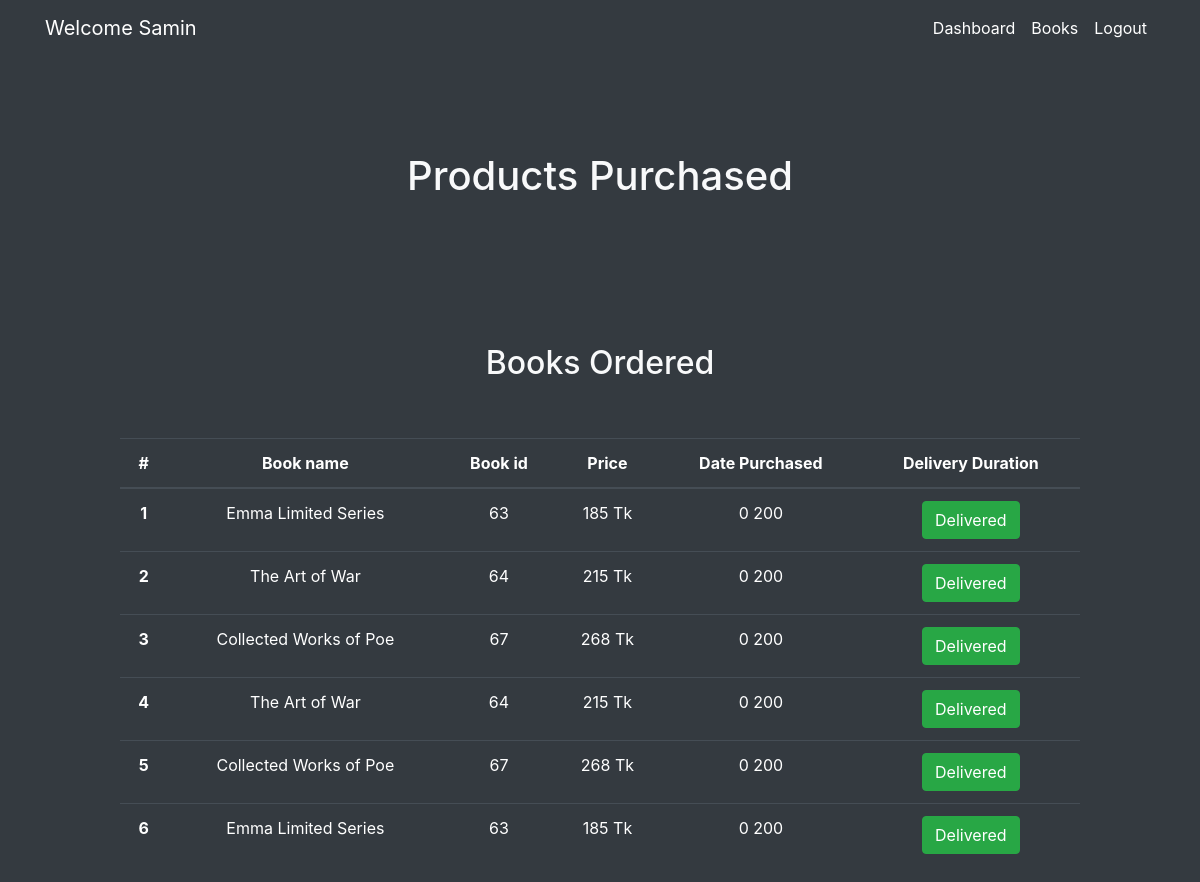
Page /user.php (signed in) on the earlier database version.
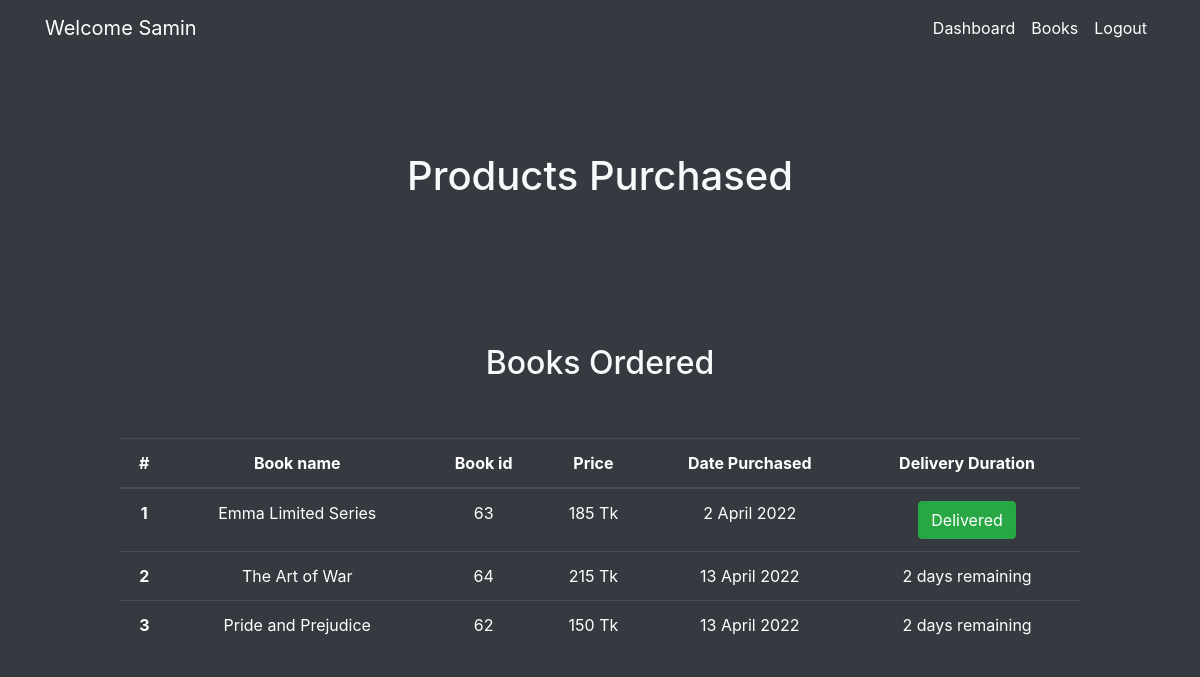
Same page on the later database version.
### tables this page shows
CREATE TABLE `book_purchase` (
  `id` int(11) NOT NULL,
  `user_id` int(11) NOT NULL,
  `product_id` int(11) NOT NULL,
  `user_name` varchar(255) NOT NULL,
  `product_name` varchar(255) NOT NULL,
  `price` float NOT NULL,
  `date_purchased` varchar(255) DEFAULT NULL
);

### user.php (the view, shortened to what this page needs)
<?php
include 'Config/connect.php';
$user_email = $_SESSION['email'];
$sql_user  = "SELECT * FROM `users` WHERE email='$user_email'";
$user_list = mysqli_query($conn, $sql_user);
$user_row = mysqli_fetch_assoc($user_list);
$user_id = $user_row['id'];
$purchase_book = "SELECT * FROM `book_purchase` WHERE user_id=$user_id";
$purchase_list = mysqli_query($conn, $purchase_book);
$purchase_rows = mysqli_num_rows($purchase_list);
$months = ['', 'January', 'February', 'March', 'April', 'May', 'June', 'July ', 'August', 'September', 'October', 'November', 'December'];
function total_days($year, $month, $day) {
  return $year * 365 + $month * 30 + $day;
}
function time_difference($time_day_now, $time_day_past) {
  return $time_day_now - $time_day_past;
}
function delivery_time($date_remaining) {
  if($date_remaining >= 5) {
    return "<button class='btn btn-success'>Delivered</button>";
  } else {
    $delivery_remaining = 5 - $date_remaining;
    return $delivery_remaining . " days remaining";
  }
}
?>
<!DOCTYPE html>
<html lang="en">
<head>
    <link rel="stylesheet" href="css/style.css">
    <link rel="stylesheet" href="https://cdn.jsdelivr.net/npm/bootstrap@4.3.1/dist/css/bootstrap.min.css">
    <link rel="stylesheet" href="https://cdnjs.cloudflare.com/ajax/libs/font-awesome/6.0.0/css/all.min.css" />
</head>
<body class="bg-dark text-light">
    <nav class="navbar navbar-expand-lg navbar-dark bg-dark">
        <div class="collapse navbar-collapse container" id="navbarSupportedContent">
          <a class="navbar-brand" href="#">Welcome <?php echo  ucfirst(explode("@",$_SESSION['email'])[0]) ?></a>
          <ul class="navbar-nav ml-auto">
            <li class="nav-item active">
              <a class="nav-link" href="user.php">Dashboard</a>
            </li>
            <li class="nav-item active">
                <a class="nav-link" href="books.php">Books</a>
            </li>
            <li class="nav-item active">
                <a class="nav-link" href="logout.php">Logout</a>
            </li>
          </ul>
        </div>
    </nav>
    <?php
      if($purchase_rows > 0) {
          echo '<div class="admin-section">
                    <h1 class="heading mt-5 p-5 h1">Products Purchased</h1>
                </div>
                <h1 class="heading mt-5 p-5 h2">Books Ordered</h1>
                <table class="table table-dark mx-auto" style="text-align: center; width: 80%;">
                        <thead>';
                        echo '<tr>
                                <th scope="col">#</th>
                                <th scope="col">Book name</th>
                                <th scope="col">Book id</th>
                                <th scope="col">Price</th>
                                <th scope="col">Date Purchased</th>
                                <th scope="col">Delivery Duration</th>
                              </tr>
                        </thead>
                        <tbody>';
                        $count = 1;
                        while($row = mysqli_fetch_assoc($purchase_list)) {
                          $book_id = $row['product_id'];
                          $book_title = $row['product_name'];
                          $price = $row['price'];
                          $time = $row['date_purchased'];
                          $time_split = explode(':', $time);
                          $day = (int)$time_split[0];
                          $month = (int)$time_split[1];
                          $month_name = $months[$month];
                          $year = (int)$time_split[2];
                          $total_day_then = total_days($year, $month, $day);
                          $time_now = date("d:m:y");
                          $time_now_split = explode(':', $time_now);
                          $day_now = (int)$time_now_split[0];
                          $month_now = (int)$time_now_split[1];
                          $year_now = (int)$time_now_split[2];
                          $total_day_now = total_days($year_now, $month_now, $day_now);
                          $delivery_status = delivery_time(time_difference($total_day_now, $total_day_then));
                          echo '<tr>
                              <th scope="row">'.$count.'</th>
                              <td>'.$book_title.'</td>
                              <td>'.$book_id.'</td>
                              <td>'.$price.' Tk</td>
                              <td>'.$day .' '.  $month_name.' 20' .  $year.'</td>
                              <td>'. $delivery_status  .'</td>
                            </tr>';
                            $count += 1;
                          }
                    echo '</tbody>
                  </table>';
      } else {
        echo '<div class="admin-section">
                  <h1 class="heading mt-5 p-5 h1">Order Books At Resonable Prices</h1>
              </div>
              <a class="btn btn-info mx-auto w-50 d-block" href="books.php">Click Here To Order Books At Resonable Prices</a>';
      }
    ?>
</body>
</html>

Differences in the rows shown:
removed book_purchase: product_name "Emma Limited Series", product "63", price "185", day "0", shows "Delivered"
removed book_purchase: product_name "The Art of War", product "64", price "215", day "0", shows "Delivered"
removed book_purchase: product_name "Collected Works of Poe", product "67", price "268", day "0", shows "Delivered"
removed book_purchase: product_name "The Art of War", product "64", price "215", day "0", shows "Delivered"
removed book_purchase: product_name "Collected Works of Poe", product "67", price "268", day "0", shows "Delivered"
removed book_purchase: product_name "Emma Limited Series", product "63", price "185", day "0", shows "Delivered"
added book_purchase: product_name "Emma Limited Series", product "63", price "185", day "2", date_purchased "April", date_purchased "22", shows "Delivered"
added book_purchase: product_name "The Art of War", product "64", price "215", day "13", date_purchased "April", date_purchased "22", date_purchased "2 days remaining"
added book_purchase: product_name "Pride and Prejudice", product "62", price "150", day "13", date_purchased "April", date_purchased "22", date_purchased "2 days remaining"
